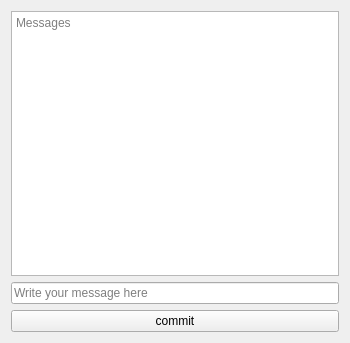
<?xml version="1.0" encoding="UTF-8"?>
<ui version="4.0">
 <class>chat</class>
 <widget class="QWidget" name="chat">
  <property name="geometry">
   <rect>
    <x>0</x>
    <y>0</y>
    <width>350</width>
    <height>343</height>
   </rect>
  </property>
  <property name="windowTitle">
   <string>Chat</string>
  </property>
  <layout class="QVBoxLayout" name="verticalLayout">
   <item>
    <widget class="QTextBrowser" name="msgshow">
     <property name="placeholderText">
      <string>Messages</string>
     </property>
     <property name="openExternalLinks">
      <bool>false</bool>
     </property>
    </widget>
   </item>
   <item>
    <widget class="QLineEdit" name="msg">
     <property name="placeholderText">
      <string>Write your message here</string>
     </property>
    </widget>
   </item>
   <item>
    <widget class="QPushButton" name="commit">
     <property name="text">
      <string>commit</string>
     </property>
    </widget>
   </item>
  </layout>
 </widget>
 <resources/>
 <connections/>
</ui>
